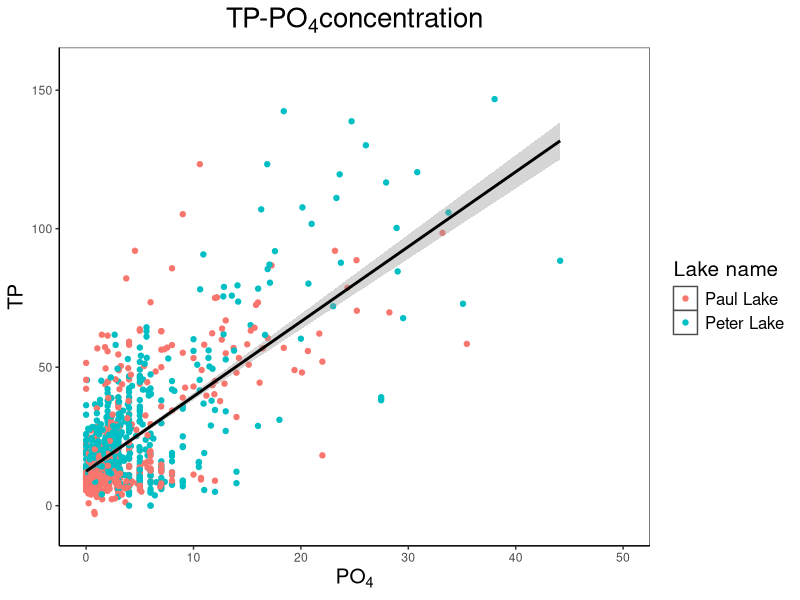
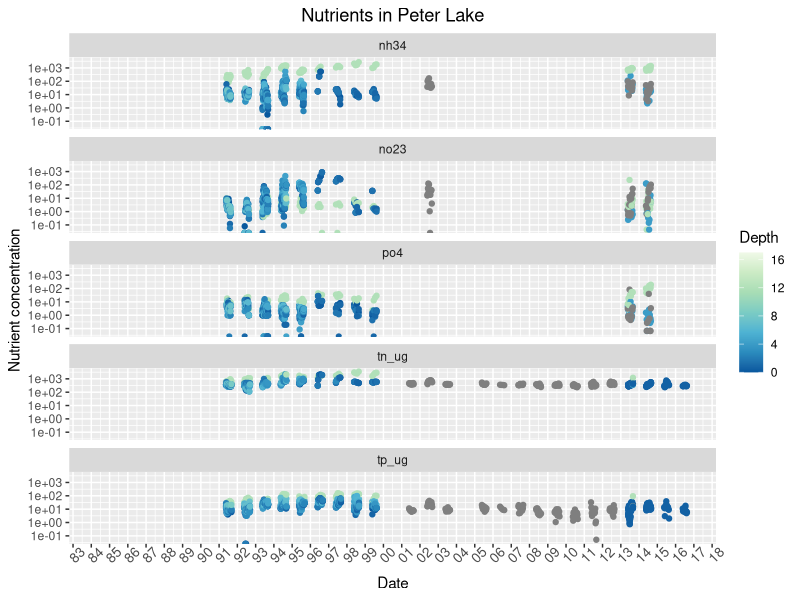
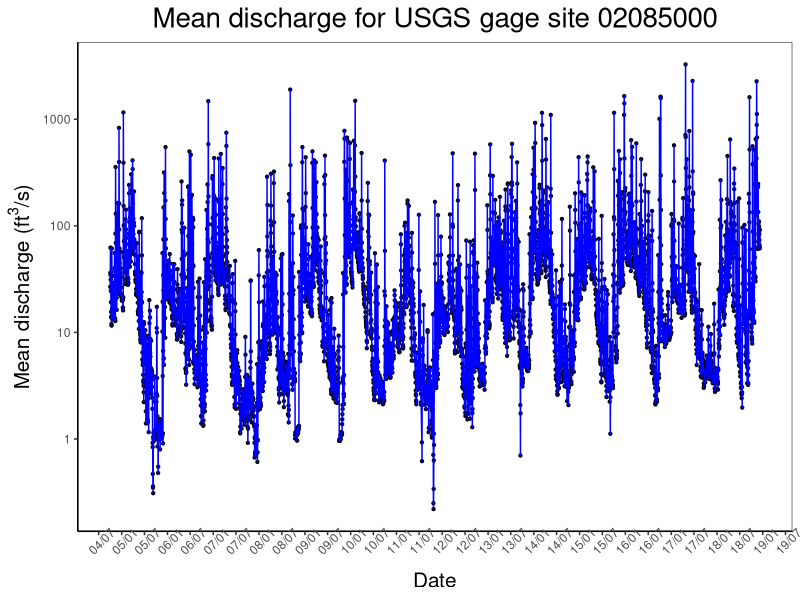
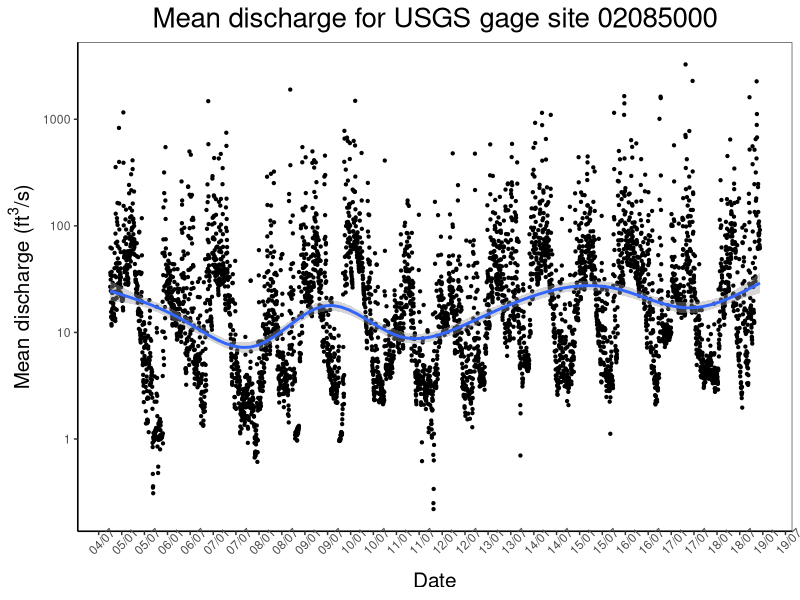
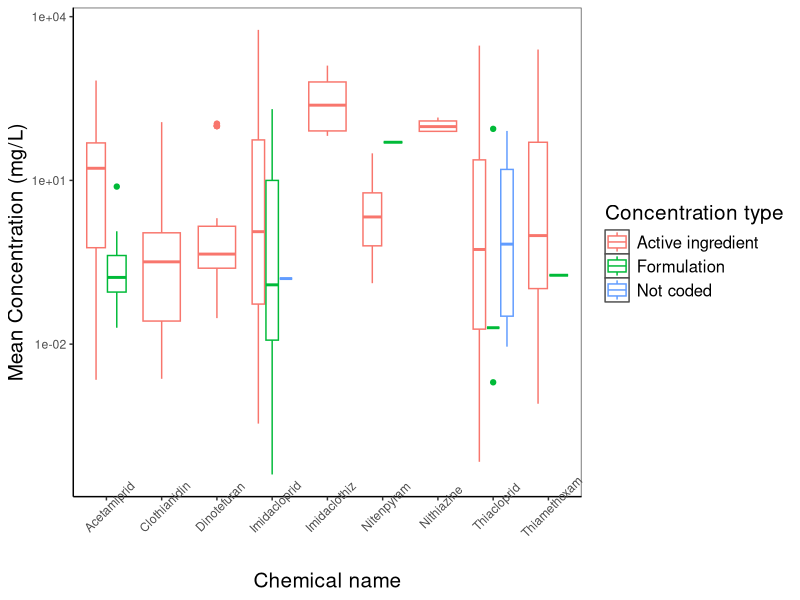

Source code (R) for these figures, in order:
## ---- chunk 1
#1
getwd()
setwd("Y:/19spring/872/Environmental_Data_Analytics/Assignments")
PPchemphy <- read.csv("../Data/Processed/NTL-LTER_Lake_Chemistry_Nutrients_PeterPaul_Processed.csv")
#Sorry, I didn't upload the gathered one.
USGSgage <- read.csv("../Data/Raw/USGS_Site02085000_Flow_Raw.csv")
ecotox <- read.csv("../Data/Raw/ECOTOX_Neonicotinoids_Mortality_raw.csv")
library(tidyverse)
#2
USGSgage$datetime <- as.Date(USGSgage$datetime,"%m/%d/%y")
USGSgage$datetime <- format(USGSgage$datetime,"%y%m%d")
creat.early.dates <- function(d) paste0(ifelse(d > 181231,"19","20"),d)
USGSgage$datetime <- creat.early.dates(USGSgage$datetime)
USGSgage$datetime <- as.Date(USGSgage$datetime,"%Y%m%d")
PPchemphy$sampledate <- as.Date(PPchemphy$sampledate,"%Y-%m-%d")
## ---- chunk 2
#3
wang <- theme_classic() +
  theme(plot.title=element_text(size = 20,hjust = 0.5),
        panel.background=element_rect(fill="white",color="grey30"),
        axis.title = element_text(size = 15),
        legend.title = element_text(size = 15), legend.text = element_text(size = 12),
        legend.margin=margin(6,6,6,6))
## ---- chunk 3
#4
ggplot(PPchemphy,aes(x=po4,y=tp_ug,color=lakename)) +
  geom_point(size=1.5) +
  wang +
  xlim(c(0,50)) + 
  labs(title = expression("TP-PO"[4]*"concentration"),x=expression("PO"[4]),y="TP",color="Lake name") +
  geom_smooth(aes(x=po4,y=tp_ug),method = lm,color="black")
## ---- chunk 4
#5
peter <- filter(PPchemphy,lakename=="Peter Lake")
NTL.gathered <- gather(peter,"nutrient","concentration",tn_ug:po4)
NTL.gathered$sampledate <- as.Date(NTL.gathered$sampledate,"%Y-%m-%d")
library(RColorBrewer)
ggplot(NTL.gathered,aes(x=sampledate,y=concentration,color=depth)) +
  geom_point(size=1.5) +
  facet_wrap(vars(nutrient),nrow = 5) +
  scale_color_distiller("Depth",palette = "GnBu",direction = -1) +
  scale_x_date(name = "Date",date_breaks = "1 year",date_labels = "%y") +
  scale_y_log10("Nutrient concentration") +
  labs(title = "Nutrients in Peter Lake") +
  theme(axis.text.x = element_text(size=10,angle = 45),plot.title=element_text(hjust = 0.5))
## ---- chunk 5
#6
#I'm going to plot the mean discharge (84936_00060_00003).
discharge <- filter(USGSgage,X84936_00060_00003>0)
ggplot(discharge,aes(x=datetime,y=X84936_00060_00003)) +
  geom_point(size=0.8,na.rm = T) + 
  geom_line(color="Blue") +
  scale_x_date(name = "Date",date_breaks = "6 months",date_labels = "%y/%m") +
  scale_y_log10(expression("Mean discharge (ft"^"3"*"/s)")) +
  labs(title = "Mean discharge for USGS gage site 02085000") +
  wang +
  theme(axis.text.x = element_text(angle = 45))
ggplot(discharge,aes(x=datetime,y=X84936_00060_00003)) +
  geom_point(size=0.8,na.rm = T) + 
  geom_smooth() +
  scale_x_date("Date",date_breaks = "6 months",date_labels = "%y/%m") +
  scale_y_log10(expression("Mean discharge (ft"^"3"*"/s)")) +
  labs(title = "Mean discharge for USGS gage site 02085000") +
  wang +
  theme(axis.text.x = element_text(angle = 45))
## ---- chunk 6
#7 
attach(ecotox)
ecotox <- filter(ecotox,Conc..Units..Std.=="AI mg/L")
ecotox <- select(ecotox,Chemical.Name,Dur..Std.:Conc..Mean..Std.)
ggplot(ecotox,aes(x=Chemical.Name,y=Conc..Mean..Std.,color=Conc..Type)) +
  geom_boxplot() +
  scale_y_log10("Mean Concentration (mg/L)") + xlab("Chemical name") +
  wang +
  scale_color_discrete("Concentration type") +
  theme(axis.text.x = element_text(angle = 45))
